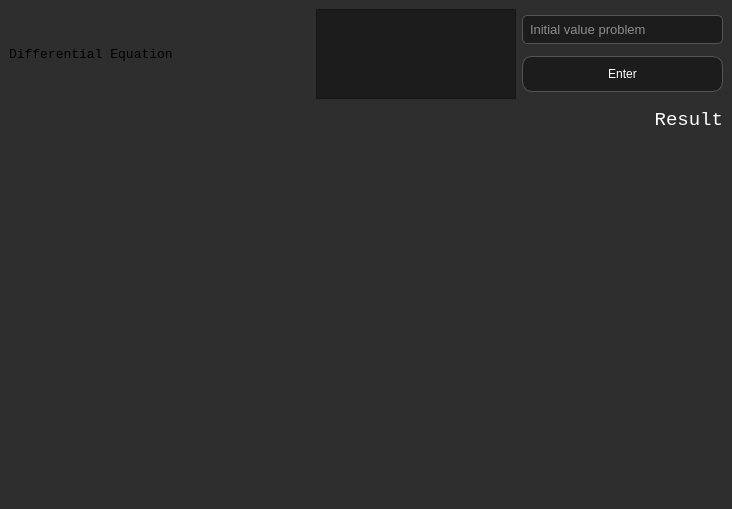
<?xml version="1.0" encoding="UTF-8"?>
<ui version="4.0">
 <class>Egyenlet</class>
 <widget class="QMainWindow" name="Egyenlet">
  <property name="geometry">
   <rect>
    <x>0</x>
    <y>0</y>
    <width>732</width>
    <height>509</height>
   </rect>
  </property>
  <property name="windowTitle">
   <string>Egyenlet</string>
  </property>
  <property name="styleSheet">
   <string notr="true"> QMainWindow {
            background-color: #2E2E2E;
        }</string>
  </property>
  <widget class="QWidget" name="centralwidget">
   <property name="styleSheet">
    <string notr="true"> QWidget#centralwidget {
            background-color: #2E2E2E;
        }</string>
   </property>
   <layout class="QVBoxLayout" name="verticalLayout_3" stretch="1,1,5">
    <item>
     <layout class="QHBoxLayout" name="horizontalLayout" stretch="3,2,2">
      <item>
       <widget class="QLabel" name="label_3">
        <property name="maximumSize">
         <size>
          <width>16777215</width>
          <height>90</height>
         </size>
        </property>
        <property name="font">
         <font>
          <family>Courier New</family>
          <pointsize>10</pointsize>
         </font>
        </property>
        <property name="styleSheet">
         <string notr="true">QLabel#label_3{
            color: #FFFFFF;
            font-size: 10pt;
            font-family: 'Courier New', Courier, monospace;
            qproperty-alignment: 'AlignLeft;
        }</string>
        </property>
        <property name="text">
         <string>Differential Equation</string>
        </property>
       </widget>
      </item>
      <item>
       <widget class="QTextEdit" name="textEdit">
        <property name="minimumSize">
         <size>
          <width>0</width>
          <height>90</height>
         </size>
        </property>
        <property name="maximumSize">
         <size>
          <width>16777215</width>
          <height>90</height>
         </size>
        </property>
        <property name="font">
         <font>
          <family>Courier New</family>
          <pointsize>14</pointsize>
         </font>
        </property>
        <property name="styleSheet">
         <string notr="true">QTextEdit{
            color: #FFFFFF;
            background-color: #1C1C1C;
            font-family: 'Courier New', Courier, monospace;
            font-size: 14pt;
        }</string>
        </property>
       </widget>
      </item>
      <item>
       <layout class="QVBoxLayout" name="verticalLayout" stretch="1,1">
        <item>
         <widget class="QLineEdit" name="lineEdit">
          <property name="styleSheet">
           <string notr="true">QLineEdit {
            background-color: #1C1C1C;
            color: #FFFFFF;
            font-size: 10pt;
            font-family: 'Courier New', Courier, monospace;
            border: 1px solid #555555;
            border-radius: 5px;
            padding: 5px;
        }</string>
          </property>
          <property name="placeholderText">
           <string>Initial value problem</string>
          </property>
         </widget>
        </item>
        <item>
         <widget class="QPushButton" name="pushButton">
          <property name="styleSheet">
           <string notr="true">QPushButton {
            background-color: #1C1C1C;
            font-family: 'Courier New', Courier, monospace;
            color: #FFFFFF;
            border: 1px solid #555555;
            border-radius: 10px;
            padding: 10px;
        }
 QPushButton:hover {
            background-color: #5E5E5E;
        }
        QPushButton:pressed {
            background-color: #6E6E6E;
        }</string>
          </property>
          <property name="text">
           <string>Enter</string>
          </property>
         </widget>
        </item>
       </layout>
      </item>
     </layout>
    </item>
    <item>
     <layout class="QVBoxLayout" name="verticalLayout_2">
      <item>
       <widget class="QLabel" name="label_2">
        <property name="font">
         <font>
          <family>Courier New</family>
          <pointsize>14</pointsize>
         </font>
        </property>
        <property name="styleSheet">
         <string notr="true">QLabel#label_2, QLabel#label_4{
            color: #FFFFFF;
            font-size: 14pt;
            font-family: 'Courier New', Courier, monospace;
        }</string>
        </property>
        <property name="text">
         <string>Result</string>
        </property>
        <property name="alignment">
         <set>Qt::AlignRight|Qt::AlignTrailing|Qt::AlignVCenter</set>
        </property>
       </widget>
      </item>
      <item>
       <widget class="QLabel" name="label_4">
        <property name="styleSheet">
         <string notr="true">QLabel#label_2, QLabel#label_4{
            color: #FFFFFF;
            font-size: 14pt;
            font-family: 'Courier New', Courier, monospace;
        }</string>
        </property>
        <property name="text">
         <string/>
        </property>
        <property name="alignment">
         <set>Qt::AlignCenter</set>
        </property>
       </widget>
      </item>
     </layout>
    </item>
    <item>
     <widget class="QWidget" name="canvaswidget" native="true"/>
    </item>
   </layout>
  </widget>
 </widget>
 <resources/>
 <connections/>
</ui>
